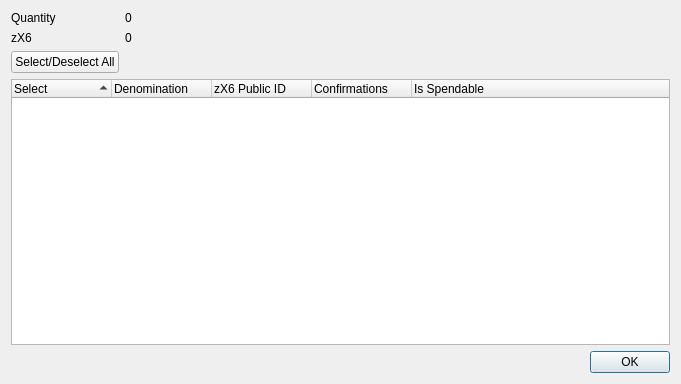
<?xml version="1.0" encoding="UTF-8"?>
<ui version="4.0">
 <class>ZX6CoinControlDialog</class>
 <widget class="QDialog" name="ZX6CoinControlDialog">
  <property name="geometry">
   <rect>
    <x>0</x>
    <y>0</y>
    <width>681</width>
    <height>384</height>
   </rect>
  </property>
  <property name="minimumSize">
   <size>
    <width>681</width>
    <height>384</height>
   </size>
  </property>
  <property name="windowTitle">
   <string>Select zX6 to Spend</string>
  </property>
  <layout class="QGridLayout" name="gridLayout">
   <item row="0" column="0">
    <layout class="QFormLayout" name="formLayout">
     <property name="sizeConstraint">
      <enum>QLayout::SetDefaultConstraint</enum>
     </property>
     <item row="0" column="0">
      <widget class="QLabel" name="labelQuantity">
       <property name="text">
        <string>Quantity</string>
       </property>
      </widget>
     </item>
     <item row="0" column="1">
      <widget class="QLabel" name="labelQuantity_int">
       <property name="text">
        <string>0</string>
       </property>
      </widget>
     </item>
     <item row="1" column="0">
      <widget class="QLabel" name="labelZX6Coin">
       <property name="text">
        <string>zX6</string>
       </property>
      </widget>
     </item>
     <item row="1" column="1">
      <widget class="QLabel" name="labelZX6Coin_int">
       <property name="text">
        <string>0</string>
       </property>
      </widget>
     </item>
     <item row="2" column="0">
      <widget class="QPushButton" name="pushButtonAll">
       <property name="text">
        <string>Select/Deselect All</string>
       </property>
      </widget>
     </item>
    </layout>
   </item>
   <item row="1" column="0">
    <layout class="QVBoxLayout" name="verticalLayout">
     <item>
      <widget class="QTreeWidget" name="treeWidget">
       <property name="minimumSize">
        <size>
         <width>0</width>
         <height>250</height>
        </size>
       </property>
       <property name="alternatingRowColors">
        <bool>true</bool>
       </property>
       <property name="sortingEnabled">
        <bool>true</bool>
       </property>
       <property name="columnCount">
        <number>5</number>
       </property>
       <attribute name="headerDefaultSectionSize">
        <number>100</number>
       </attribute>
       <column>
        <property name="text">
         <string notr="true">Select</string>
        </property>
       </column>
       <column>
        <property name="text">
         <string notr="true">Denomination</string>
        </property>
       </column>
       <column>
        <property name="text">
         <string notr="true">zX6 Public ID</string>
        </property>
       </column>
       <column>
        <property name="text">
         <string notr="true">Confirmations</string>
        </property>
       </column>
       <column>
        <property name="text">
         <string>Is Spendable</string>
        </property>
       </column>
      </widget>
     </item>
     <item>
      <widget class="QDialogButtonBox" name="buttonBox">
       <property name="orientation">
        <enum>Qt::Horizontal</enum>
       </property>
       <property name="standardButtons">
        <set>QDialogButtonBox::Ok</set>
       </property>
      </widget>
     </item>
    </layout>
   </item>
  </layout>
 </widget>
 <resources/>
 <connections>
  <connection>
   <sender>buttonBox</sender>
   <signal>accepted()</signal>
   <receiver>ZX6CoinControlDialog</receiver>
   <slot>accept()</slot>
   <hints>
    <hint type="sourcelabel">
     <x>248</x>
     <y>254</y>
    </hint>
    <hint type="destinationlabel">
     <x>157</x>
     <y>274</y>
    </hint>
   </hints>
  </connection>
  <connection>
   <sender>buttonBox</sender>
   <signal>rejected()</signal>
   <receiver>ZX6CoinControlDialog</receiver>
   <slot>reject()</slot>
   <hints>
    <hint type="sourcelabel">
     <x>316</x>
     <y>260</y>
    </hint>
    <hint type="destinationlabel">
     <x>286</x>
     <y>274</y>
    </hint>
   </hints>
  </connection>
 </connections>
</ui>
